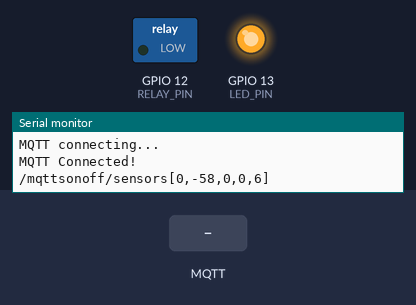
Recording of a sketch running on a simulated ESP8266 (NodeMCU). On the bench: switched loads named in the sketch (green lamp = pin HIGH), output pins drawn as LEDs (lit = HIGH), the last lines printed to the serial monitor. Inputs (shaded band) come from the test bench. WiFi joins after 1.5 s; servers stay silent unless stated; EEPROM starts erased; no MQTT or app messages arrive unless stated.

Above: at 3.2 s.
3.3 s: MQTT message "toggle" arrives on the first subscribed topic
At 4.3 s:
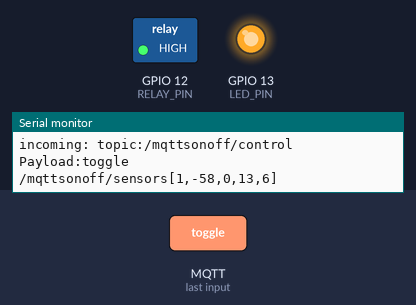
4.8 s: MQTT message "/" arrives on the first subscribed topic
6.3 s: MQTT message "CountDown" arrives on the first subscribed topic
At 7.1 s:
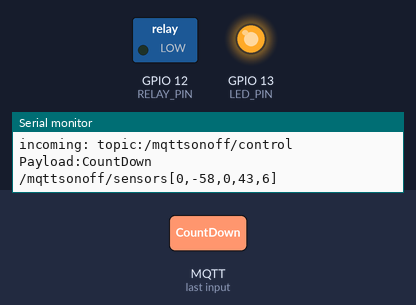
Timing chart, 0 to 9.3 s (numbered marks = the images above; inputs shaded):
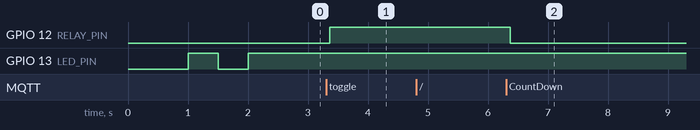

Measured:
- after the input at 3.3 s, GPIO 12 (RELAY_PIN): LOW → HIGH after 0.06 s
- after the input at 6.3 s, GPIO 12 (RELAY_PIN): HIGH → LOW after 0.07 s

The sketch:

LIVE_ESP8266_mqttsonoff.ino
```cpp
#include <ESP8266WiFi.h>
#include <WiFiClient.h>
#include <MQTT.h>
#include <Arduino_JSON.h>
#include <EEPROM.h>


#define RELAY_PIN 12
#define LED_PIN 13 //LED_BUILTIN is built in LED

const char ssid[] = "Cosmo";
const char pass[] = "Fairline19!";
String device = "mqttsonoff";

WiFiClient net;
MQTTClient MQTTclient;


String inputString = "";         // a String to hold incoming data
bool stringComplete = false;  // whether the string is complete

int RelayState  = LOW;

unsigned long tick = 0;
unsigned long UpdateCount = 6;
unsigned long CountDownSeconds = 0;
unsigned long CountDown = 0;
uint addr = 0;

// EEPROM data
struct {
  int RelayState;
  unsigned long UpdateCount;
} SavedData;


void setup() {

  pinMode(RELAY_PIN, OUTPUT);

  pinMode(LED_PIN, OUTPUT);

  Serial.begin(115200);

  WiFi.begin(ssid, pass);

  // Note: Local domain names (e.g. "Computer.local" on OSX) are not supported by Arduino.
  // You need to set the IP address directly.
  MQTTclient.begin("192.168.1.71", net);
  MQTTclient.onMessage(messageReceived);

  WiFiConnect();

  // commit 512 bytes of ESP8266 flash (for "EEPROM" emulation)
  // this step actually loads the content (512 bytes) of flash into
  // a 512-byte-array cache in RAM
  EEPROM.begin(512);


  // read bytes (i.e. sizeof(data) from "EEPROM"),
  // in reality, reads from byte-array cache
  // cast bytes into structure called data
  EEPROM.get(addr,SavedData);

  if(SavedData.RelayState == HIGH)
  {
    control("ON");
  }
  else if(SavedData.RelayState == LOW)
  {
    control("OFF");
  }

}


void WiFiConnect() {

  Serial.print("checking wifi...");
  Serial.println(ssid);

  while (WiFi.status() != WL_CONNECTED) {
    Serial.print(".");
    delay(500);
    digitalWrite(LED_PIN, LOW);
    delay(500);
    digitalWrite(LED_PIN, HIGH);
  }

  Serial.println("\nWiFi Connected! ");
  Serial.println( WiFi.localIP());

  Serial.print("\nMQTT connecting...");
  while (!MQTTclient.connect(WiFi.localIP().toString().c_str() , "try", "try")) {
    Serial.print(".");
    delay(800);
    digitalWrite(LED_PIN, LOW);
    delay(200);
    digitalWrite(LED_PIN, HIGH);
  }

  Serial.println("\nMQTT Connected!");

  MQTTclient.subscribe("/" + device + "/control");

  MQTTclient.publish("/" + device + "/status", "start");
  MQTTclient.publish("/" + device + "/localip", "/" + device + "/localip/" + WiFi.localIP().toString());

  digitalWrite(LED_PIN,HIGH);
}


void loop() {

  MQTTclient.loop();

  delay(10);  // <- fixes some issues with WiFi stability

  if (!MQTTclient.connected()) {
    WiFiConnect();
  }

  if( (tick % (UpdateCount * 10))== 0 )
  {
     SendData();
  }

  if( (CountDownSeconds > 0) && ( (tick % 10) == 0) )
  {
    if( CountDown == 0 )
    {
      CountDownSeconds = 0;
      control("OFF");
    }
    else
      CountDown--;

  }

  tick++;

  delay(90);
}

void SendData()
{
    digitalWrite(LED_PIN, LOW);

    int rssi = WiFi.RSSI();

    JSONVar myArray;

    myArray[0] = RelayState;
    myArray[1] = rssi;
    myArray[2] = CountDown;
    myArray[3] = tick;
    myArray[4] = UpdateCount;

    String jsonString = JSON.stringify(myArray);

    MQTTclient.publish("/" + device + "/sensors", jsonString );
    Serial.println("/" + device + "/sensors" + jsonString );

    digitalWrite(LED_PIN, HIGH);
}


void control(String payload)
{
  String topic = "/" + device + "/control";
  DeviceControl(topic, payload);
}

void  messageReceived(String &topic, String &payload) {

  DeviceControl(topic, payload);
}

void DeviceControl(String topic, String payload) {

  Serial.println("incoming: topic:" + topic + "  Payload:" + payload);

  digitalWrite(LED_PIN, LOW);

  if(topic.startsWith("/" + device + "/control"))
  {
    if(payload.startsWith("CountDown"))
    {
      CountDownSeconds = (long)payload.substring(10).toInt();

      CountDown = CountDownSeconds;

      if(CountDownSeconds > 0)
      {
        RelayState  = HIGH;
        digitalWrite(RELAY_PIN, RelayState);
        MQTTclient.publish("/" + device + "/status", "on");
      }
      else
      {
        RelayState  = LOW;
        digitalWrite(RELAY_PIN, RelayState);
        MQTTclient.publish("/" + device + "/status", "off");
      }

      SendData();
    }
    else if(payload.startsWith("UpdateCount"))
    {
      UpdateCount =(long)payload.substring(12).toInt();
      if(UpdateCount > 120) UpdateCount = 120;
      if(UpdateCount < 1) UpdateCount = 1;
      SaveEEPROM();
    }
    else if(payload.startsWith("read"))
    {
      MQTTclient.publish("/" + device + "/localip", "/" + device + "/localip/" + WiFi.localIP().toString());

      if(RelayState == HIGH)
      {
        MQTTclient.publish("/" + device + "/status", "on");
      }
      else if(RelayState == LOW)
      {
        MQTTclient.publish("/" + device + "/status", "off");
      }

      SendData();
    }
    else if(topic.indexOf("control") > 0)
    {
        if(payload.startsWith("toggle"))
        {
          if(RelayState == HIGH)
            RelayState  = LOW;
          else
            RelayState  = HIGH;

          if(RelayState == HIGH)
          {
            MQTTclient.publish("/" + device + "/status", "on");
          }
          else if(RelayState == LOW)
          {
            MQTTclient.publish("/" + device + "/status", "off");
          }

          digitalWrite(RELAY_PIN, RelayState);

        }
        else if(payload.startsWith("ON"))
        {
          CountDown = 0;
          CountDownSeconds = 0;
          RelayState  = HIGH;
          digitalWrite(RELAY_PIN, RelayState);
          MQTTclient.publish("/" + device + "/status", "on");
        }
        else if(payload.startsWith("OFF"))
        {
          CountDown = 0;
          CountDownSeconds = 0;
          RelayState  = LOW;
          digitalWrite(RELAY_PIN, RelayState);
          MQTTclient.publish("/" + device + "/status", "off");
        }

        SendData();

        SaveEEPROM();

    }

    MQTTclient.publish("/" + device + "/status", topic + "/" + payload);

    digitalWrite(LED_PIN, HIGH);
  }
}

void SaveEEPROM()
{

    SavedData.UpdateCount = UpdateCount;
    SavedData.RelayState = RelayState;

    // replace values in byte-array cache with modified data
    // no changes made to flash, all in local byte-array cache
    EEPROM.put(addr,SavedData);

    // actually write the content of byte-array cache to
    // hardware flash.  flash write occurs if and only if one or more byte
    // in byte-array cache has been changed, but if so, ALL 512 bytes are
    // written to flash
    EEPROM.commit();
}
```
